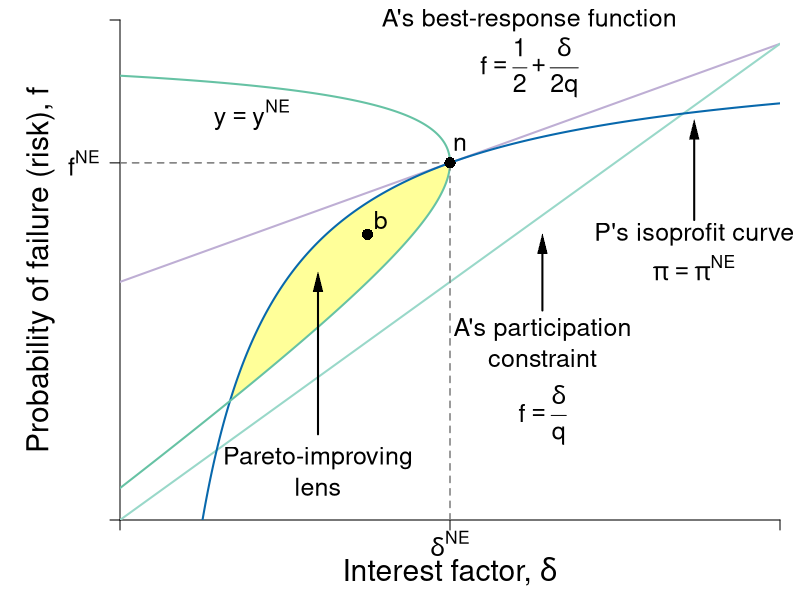

Reproduce this figure in R.
#Graph Designer: Simon Halliday, Scott Cohn
#Authors: Bowles and Halliday
#Title: Coordination, Conflict and Competition: A Text in Microeconomics

library(shape)
pdf(file = "credit/non_contractual_risk.pdf", width = 8, height = 6)

#Set parameters for graphics
pointsize <- 1.8
axislabelsize <- 1.8
labelsize <- 1.5
namesize <- 1.8
annotatesize <- 1.5
graphlinewidth <- 2
segmentlinewidth <- 1.5

COL <- c("#7fc97f", "#beaed4", "#fdc086", "#ffff99", "#386cb0", "#f0027f", "#bf5b17", "#666666")
COLA <- c("#e0f3db", "#99d8c9","#66c2a4","#41ae76", "#238b45", "#005824")
COLB <- c("#c6dbef", "#4eb3d3", "#2b8cbe", "#0868ac","#084081")
COLC <- c("#fcfbfd", "#efedf5", "#dadaeb", "#bcbddc", "#9e9ac8", "#807dba", "#6a51a3", "#54278f", "#3f007d")
grays <- gray.colors(25, start = 1, end = 0)

#Edited the margins to cater for the larger LHS labels
par(mar =  c(4, 6, 1, 1))

brfFn <- function(delta, q = 1) {
  .5 + (delta / (2 * q)) 
}

PCFn <- function(delta, q = 1) {
  delta/q
}

isoreturnFn <- function(delta, pi=0.125) {
  1 - (pi)/delta
}


yFn <- function(d1, f1, q = 1){
  q*f1*(1 - f1) - d1*(1 - f1)
}

profitFn <- function(d1, q = 1){
  d1/2 - (1/(2*q))*(d1)^2
}

ylow <- function(delta, q = 1, ybar = 0.0625){
  (-sqrt(delta^2 - 2*delta*q + q^2 - 4*q*ybar) + delta + q)/(2*q)
}

yhigh <- function(delta, q = 1, ybar = 0.0625){
  (sqrt(delta^2 - 2*delta*q + q^2 - 4*q*ybar) + delta + q)/(2*q)
}

xlims <- c(0, 1)
ylims <- c(0, 1.05)

npts <- 501 
d1 <- seq(xlims[1], xlims[2], length.out = npts)
f1 <- seq(ylims[1], ylims[2], length.out = npts) 
a <- c(0.0625)

plot(0, 0, xlim = xlims, ylim = ylims, type = "n",
     xlab = expression(paste("")),
     ylab = expression(paste("")), 
     xaxt = "n", 
     yaxt = "n", 
     cex.lab = axislabelsize, 
     bty = "n", 
     xaxs = "i", 
     yaxs = "i"
)


ticksy <- c(ylims[1], brfFn(delta = 0.5), ylims[2])
ylabels <- c(NA, expression(paste(f^{NE})), NA)
ticksx <- c(xlims[1], 0.5, xlims[2])
xlabels <- c(NA, expression(paste(delta^{NE})), NA)

axis(1, at = ticksx, pos = 0, labels = xlabels, cex.axis = labelsize)
axis(2, at = ticksy, pos = 0, labels = ylabels, las = 1, cex.axis = labelsize)

npts <- 503 
xx1 <- seq(xlims[1], xlims[2], length.out = npts)
xx2 <- seq(0, 1, length.out = npts)

xpoly1 <- seq(from = 0.168, to = 0.5, length.out = 500)
ypoly1 <- ylow(xpoly1)
ypoly2 <- isoreturnFn(xpoly1)
polygon(x = c(xpoly1, rev(xpoly1)), y = c(ypoly1, rev(ypoly2)), col = COL[4], density = NULL, border = NA)


#Draw the graphs
lines(xx1, brfFn(xx1), col = COL[2], lwd = graphlinewidth)
lines(xx1, PCFn(xx1), col = COLA[2], lwd = graphlinewidth)
lines(xx1, isoreturnFn(xx1), col = COLB[4], lwd = graphlinewidth)

#Axis labels
mtext(expression(paste("Interest factor, ", delta)), side = 1, line = 2.5, cex = axislabelsize)
text(-0.12, 0.5*(ylims[2]), expression(paste("Probability of failure (risk), ", f)), xpd = TRUE, cex = axislabelsize, srt = 90) 


contour(d1, f1,
        outer(d1, f1, yFn),
        drawlabels = FALSE,
        col = COLA[3],
        lwd = graphlinewidth,
        levels = a,
        xaxs = "i",
        yaxs = "i",
        add = TRUE)


segments(0.5, 0, 0.5, brfFn(delta = 0.5), lty = 2, col = grays[20] , lwd = segmentlinewidth)
segments(0, brfFn(delta = 0.5), 0.5, brfFn(delta = 0.5), lty = 2, col = grays[20] , lwd = segmentlinewidth)

#Annotate points (4,4),(2,8),(8,2) on feasibility frontier
text(0.5 + 0.015, isoreturnFn(0.5) + 0.04, expression(paste(n)), cex = labelsize)
points(0.5, isoreturnFn(0.5), pch = 16, col = "black", cex = 1.5)

text(0.375 + 0.02, 0.6 + 0.03, expression(paste(b)), cex = labelsize)
points(0.375, 0.6, pch = 16, col = "black", cex = 1.5)

text(0.2, 0.85, expression(paste(y == y^{NE})), cex = labelsize)

text(0.62, 1.05, expression(paste("A's best-response function")), cex = labelsize, xpd = TRUE)
text(0.62, 0.95, expression(paste(f == frac(1,2) + frac(delta, 2*q))), cex = labelsize)

text(0.64, 0.4, expression(paste("A's participation")), cex = labelsize)
text(0.64, 0.34, expression(paste("constraint")), cex = labelsize)
text(0.64, 0.22, expression(paste(f == frac(delta, q))), cex = labelsize)
Arrows(0.64, 0.44, 0.64, 0.58, col = "black", lty = 1, lwd = 2, arr.type = "triangle", arr.lwd = 0.5)


text(0.87, 0.6, expression(paste("P's isoprofit curve")), cex = labelsize, xpd = TRUE)
text(0.87, 0.53, expression(paste(pi == pi^{NE})), cex = labelsize, xpd = TRUE)
Arrows(0.87, 0.63, 0.87, 0.82, col = "black", lty = 1, lwd = 2, arr.type = "triangle", arr.lwd = 0.5)

text(0.3, 0.13, expression(paste("Pareto-improving")), cex = labelsize)
text(0.3, 0.07, expression(paste("lens")), cex = labelsize)
Arrows(0.3, 0.18, 0.3, 0.5, col = "black", lty = 1, lwd = 2, arr.type = "triangle", arr.lwd = 0.5)


dev.off()
